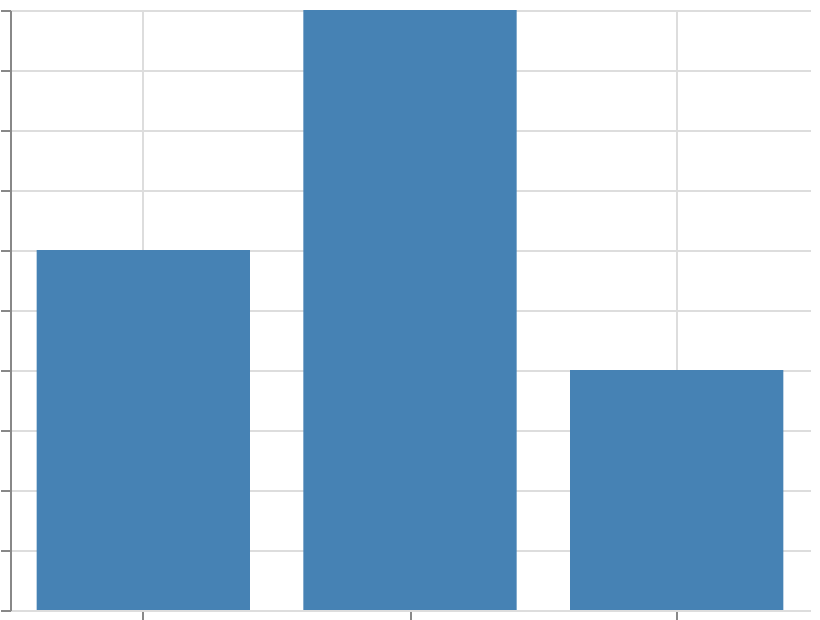

This figure's Vega-Lite source:
### Vega specification from a JSON file in a GitHub repository (floating-point values rounded to 4 significant figures)
{"$schema": "https://vega.github.io/schema/vega/v6.json", "width": 400, "height": 300, "padding": 5, "autosize": "none", "data": [{"name": "table", "values": [{"cat": "A", "val": 3}, {"cat": "B", "val": 5}, {"cat": "C", "val": 2}]}], "scales": [{"name": "x", "type": "band", "domain": {"data": "table", "field": "cat", "sort": true}, "range": "width", "align": 0.5, "paddingInner": 0.2, "paddingOuter": 0.1}, {"name": "y", "type": "linear", "domain": {"data": "table", "field": "val"}, "range": [{"signal": "height"}, 0], "zero": true, "nice": true}], "marks": [{"type": "rect", "from": {"data": "table"}, "encode": {"update": {"x": {"scale": "x", "field": "cat"}, "width": {"scale": "x", "band": 1}, "y": {"scale": "y", "field": "val"}, "y2": {"scale": "y", "value": 0}, "fill": {"value": "steelblue"}}}}], "axes": [{"scale": "x", "orient": "bottom", "grid": true, "labels": false}, {"scale": "y", "orient": "left", "grid": true, "labels": false}]}
